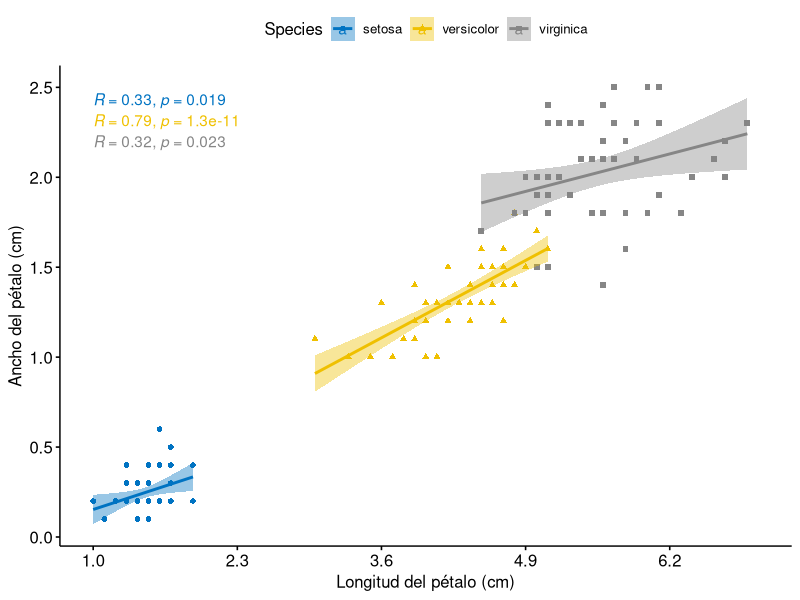
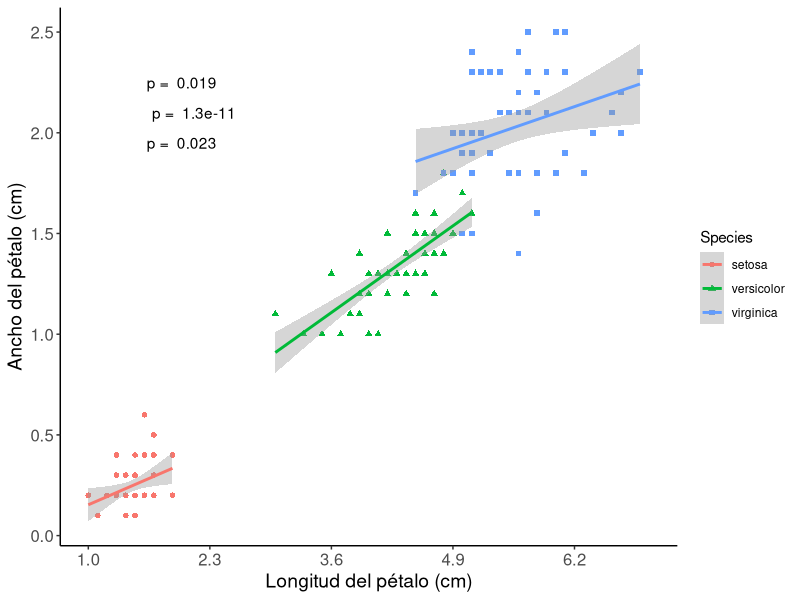
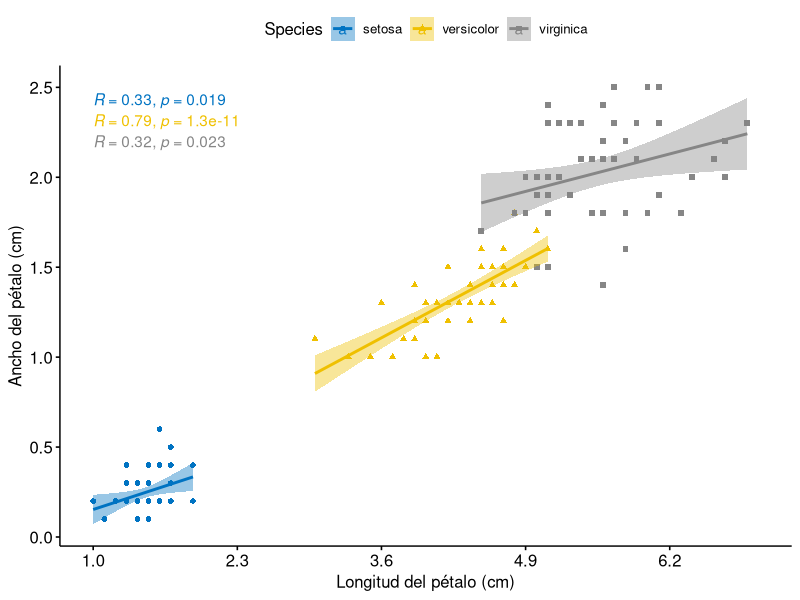

Write R code to recreate these figures, in order. (Note: this script raises an error after producing the figures.)
#Paqueterías----
library(ggplot2)
library(ggpubr)

#Scatterplot con ggpubr----
ggscatter(data = iris, 
          x = "Petal.Length", 
          y = "Petal.Width",
          color = "Species",
          palette = "jco",
          shape = "Species",
          add = "reg.line",
          conf.int = TRUE,
          size = 1.6, 
          xlab = "Longitud del pétalo (cm)",
          ylab = "Ancho del pétalo (cm)") +
  stat_cor(aes(color = Species), method = "pearson") +
  coord_cartesian(xlim = c(1,7)) +
  scale_x_continuous(breaks = seq(1,7,1.3))
            
#Guardar gráfico
ggsave(filename = "PLOTS/ggplot_RCS.png", device = "png",
       width = 6, height = 3.5, units = "in", dpi = 450)

#Es posible realizar el mismo procedimiento con ggplot2,
#sin embargo, dicho procedimiento implica realizar paso a
#paso la estadística. A continuación se muestra

#Realizar regresión de los datos

#Extraer los datos de cada especie y guardarlos 
#en una variable nueva
df_setosa <- iris[iris$Species == "setosa",]
df_versicolor <- iris[iris$Species == "versicolor",]
df_virginica <- iris[iris$Species == "virginica",]

#Obtener coeficiente de correlación de Pearson
t1 <- cor.test(x = df_setosa$Petal.Length, y = df_setosa$Petal.Width, 
         method = "pearson")
t2 <- cor.test(x = df_versicolor$Petal.Length, y = df_versicolor$Petal.Width, 
         method = "pearson")
t3 <- cor.test(x = df_virginica$Petal.Length, y = df_virginica$Petal.Width)

#Construir gráfico
ggplot(data = iris, aes(x = Petal.Length, y = Petal.Width, 
                        color = Species, shape = Species)) +
  geom_point(size = 1.6) +
  geom_smooth(method = "lm") +
  theme_classic() +
  labs(x = "Longitud del pétalo (cm)", 
       y = "Ancho del pétalo (cm)") +
  theme(axis.title = element_text(size = 14),
        axis.text = element_text(size = 12)) +
  coord_cartesian(xlim = c(1,7)) +
  scale_x_continuous(breaks = seq(1,7,1.3)) +
  #Agregar coeficientes
  annotate(geom = "text", x = 2, y = 2.25, 
           label = paste("p = ", round(t1[[3]], digits = 3))) +
  annotate(geom = "text", x = 2.13, y = 2.10, 
           label = paste("p = ", signif(t2[[3]], digits = 2))) +
  annotate(geom = "text", x = 2, y = 1.95, 
           label = paste("p = ", round(t3[[3]], digits = 3)))
  

#Boxplot con ggpubr----
ggboxplot(data = CO2, 
          x = "conc", 
          y = "uptake", 
          fill = "conc",
          palette = "PuBu",
          add = "jitter",
          xlab = expression(paste("CO"[2], " (mL/L)")),
          ylab = expression(paste("CO"[2]," (", mu, "mol/m"^2, ")"))) +
  stat_compare_means() +
  coord_cartesian(ylim = c(10, 45)) +
  scale_y_continuous(breaks = seq(10, 45, 5)) +
  rremove("legend")

#Guardar gráfico
ggsave(filename = "PLOTS/ggplot_RCS.png", device = "png",
       width = 6, height = 3.5, units = "in", dpi = 450)


#Boxplot con comparaciones entre concentraciones
ggboxplot(data = CO2, 
          x = "conc", 
          y = "uptake", 
          fill = "conc",
          palette = "PuBu",
          add = "jitter",
          xlab = expression(paste("CO"[2], " (mL/L)")),
          ylab = expression(paste("CO"[2]," (", mu, "mol/m"^2, ")"))) +
  stat_compare_means(label = "p.signif", method = "t.test", ref.group = 1) + 
  stat_compare_means(method = "anova", label.y = 50) +
  coord_cartesian(ylim = c(10, 50)) +
  scale_y_continuous(breaks = seq(10, 50, 5)) +
  rremove("legend")

#Guardar gráfico
ggsave(filename = "PLOTS/ggplot_RCS.png", device = "png",
       width = 6, height = 3.5, units = "in", dpi = 450)


#Boxplot seleccionando las comparaciones
my_comparison <- list(c("95","175"), 
                      c("500","1000"), 
                      c("250","500"))

#Boxplot con comparaciones entre concentraciones
ggboxplot(data = CO2, 
          x = "conc", 
          y = "uptake", 
          fill = "conc",
          palette = "PuBu",
          add = "jitter",
          xlab = expression(paste("CO"[2], " (mL/L)")),
          ylab = expression(paste("CO"[2]," (", mu, "mol/m"^2, ")"))) +
  stat_compare_means(comparisons = my_comparison) +
  stat_compare_means(label.y = 60) +
  coord_cartesian(ylim = c(10, 60)) +
  scale_y_continuous(breaks = seq(10, 60, 5)) +
  rremove("legend")

#Guardar gráfico
ggsave(filename = "PLOTS/ggplot_RCS.png", device = "png",
       width = 6, height = 3.5, units = "in", dpi = 450)
